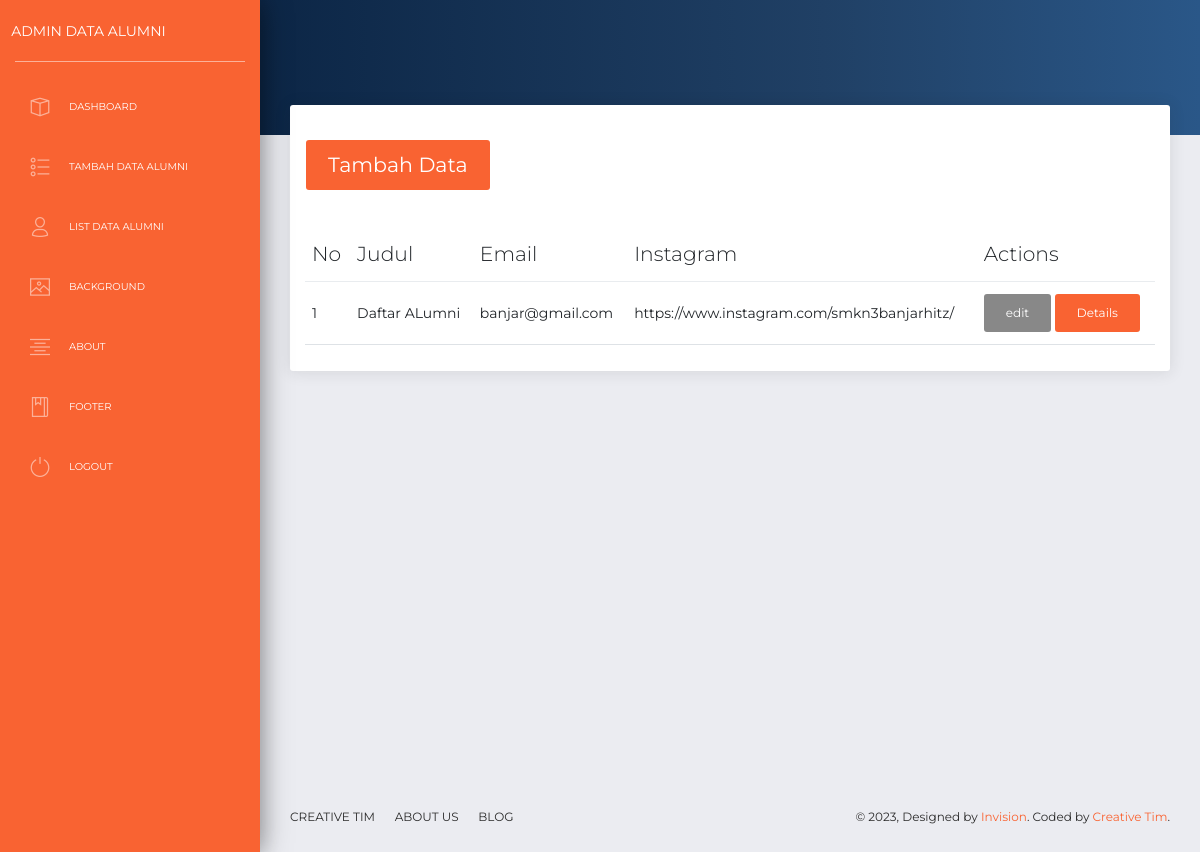
The app's page /backend/pages/view-footer.php (signed in) with its own data.
### tables this page shows
CREATE TABLE `footer` (
  `id` int(11) NOT NULL,
  `judul` varchar(255) NOT NULL,
  `alamat` varchar(255) NOT NULL,
  `deskripsi` varchar(255) NOT NULL,
  `email` varchar(255) NOT NULL,
  `no_hp` varchar(255) NOT NULL,
  `instagram` varchar(255) NOT NULL
);

### backend/pages/view-footer.php (the view)
<?php
     include '../app/header.php';
     include '../app/navbar.php';
     include '../app/sidebar.php';
     require 'proses/koneksi.php';
?>
<div class="panel-header panel-header-sm">
</div>
<div class="content">
    <div class="row">
        <div class="col-md-12">
            <div class="card">
                <div class="card-header">
                    <h4 class="card-title"> <a href='tables.php' class="btn btn-primary">Tambah Data</a></h4>
                </div>
                <div class="card-body">
                    <div class="table-responsive">
                        <table class="table">
                            <thead class=" text-primary">
                                <th>No</th>
                                <th>Judul</th>
                                <th>Email</th>
                                <th>Instagram</th>
                                <th>Actions</th>
                            </thead>
                            <?php
                            $no = 1;
                            $result = mysqli_query($koneksi, "SELECT * FROM footer ");
                            foreach ($result as $data):
                            ?>
                            <tbody>
                                <tr>
                                    <td><?= $no++; ?></td>
                                    <td><?= $data['judul']; ?></td>
                                    <td><?= $data['email']; ?></td>
                                    <td><?= $data['instagram']; ?></td>
                                    <td class="text-left">
                                       <a href='update-footer.php?id=<?= $data['id']?>' class="btn btn-dark">edit</a>
                                       <a href='detail-footer.php?id=<?= $data['id']?>' class="btn btn-primary">Details</a>
                                    </td>
                                </tr>
                            </tbody>
                            <?php endforeach; ?>
                        </table>
                    </div>
                </div>
            </div>
        </div>
    </div>
</div>
<?php include '../app/footer.php'; ?>

### records on screen
footer: judul "Daftar ALumni", email "banjar@gmail.com", instagram "https://www.instagram.com/smkn3banjarhitz/"
